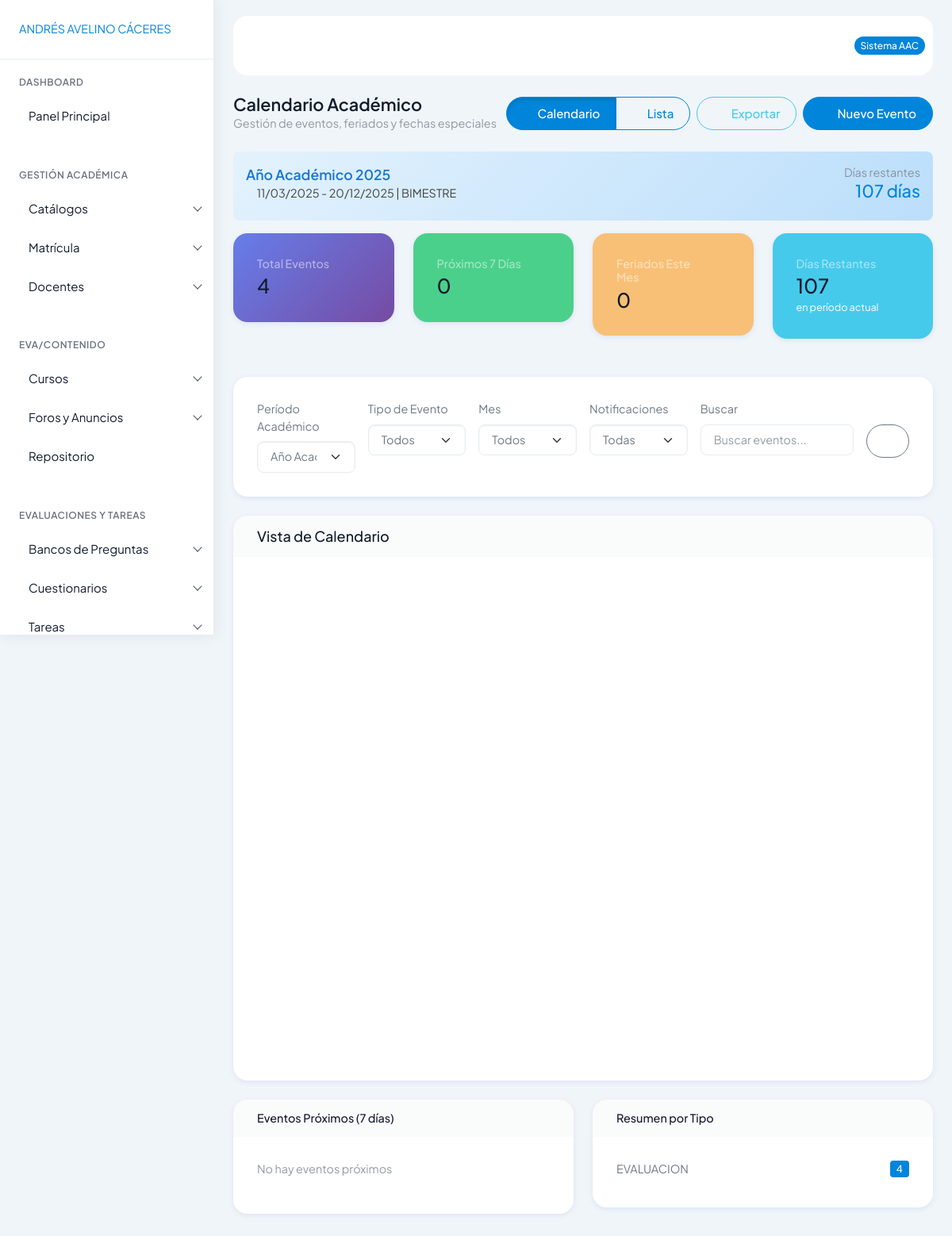
The app's page /Sistemas/calendario.php with its own data.
### tables this page shows
CREATE TABLE `periodos_academicos` (
  `id` int NOT NULL,
  `nombre` varchar(100) NOT NULL,
  `anio` int NOT NULL,
  `fecha_inicio` date NOT NULL,
  `fecha_fin` date NOT NULL,
  `tipo_periodo` enum('BIMESTRE','TRIMESTRE','SEMESTRE') DEFAULT 'BIMESTRE',
  `periodos_evaluacion` json DEFAULT NULL,
  `activo` tinyint(1) DEFAULT '1',
  `actual` tinyint(1) DEFAULT '0',
  `fecha_creacion` timestamp NULL DEFAULT CURRENT_TIMESTAMP
);

### Sistemas/calendario.php (the view, shortened to what the rows shown need)
<?php
require_once 'conexion/bd.php';
try {
    $stmt_periodo_actual = $conexion->prepare("SELECT * FROM periodos_academicos WHERE activo = 1 AND actual = 1 LIMIT 1");
    $stmt_periodo_actual->execute();
    $periodo_actual = $stmt_periodo_actual->fetch(PDO::FETCH_ASSOC);
} catch (PDOException $e) {
    $periodo_actual = null;
    $error_periodo = "Error al cargar período actual: " . $e->getMessage();
}
try {
    $stmt_periodos = $conexion->prepare("SELECT * FROM periodos_academicos WHERE activo = 1 ORDER BY anio DESC, fecha_inicio DESC");
    $stmt_periodos->execute();
    $periodos = $stmt_periodos->fetchAll(PDO::FETCH_ASSOC);
} catch (PDOException $e) {
    $periodos = [];
}
$dias_restantes = 0;
if ($periodo_actual) {
    $hoy = strtotime('today');
    $fin_periodo = strtotime($periodo_actual['fecha_fin']);
    if ($fin_periodo > $hoy) {
        $dias_restantes = ceil(($fin_periodo - $hoy) / (60 * 60 * 24));
    }
}
?>
<!doctype html>
<html lang="es">
<head>
    <link rel="stylesheet" href="../assets/css/styles.min.css" />
    <link rel="stylesheet" href="https://cdn.datatables.net/1.13.7/css/dataTables.bootstrap5.min.css" />
    <link rel="stylesheet" href="https://cdn.jsdelivr.net/npm/fullcalendar@6.1.8/index.global.min.css" />
</head>
<body>
    <div class="page-wrapper" id="main-wrapper" data-layout="vertical" data-navbarbg="skin6" data-sidebartype="full"
        data-sidebar-position="fixed" data-header-position="fixed">
        <div class="body-wrapper" style="top: 20px;">
            <div class="container-fluid">
                <?php if ($periodo_actual): ?>
                <div class="periodo-info">
                    <div class="row">
                        <div class="col-md-8">
                            <div class="periodo-nombre"><?= htmlspecialchars($periodo_actual['nombre']) ?></div>
                            <div class="periodo-fechas">
                                <i class="ti ti-calendar"></i>
                                <?= date('d/m/Y', strtotime($periodo_actual['fecha_inicio'])) ?> -
                                <?= date('d/m/Y', strtotime($periodo_actual['fecha_fin'])) ?>
                                | <?= $periodo_actual['tipo_periodo'] ?>
                            </div>
                        </div>
                        <div class="col-md-4 text-end">
                            <div class="text-muted">Días restantes</div>
                            <div class="h4 text-primary"><?= $dias_restantes ?> días</div>
                        </div>
                    </div>
                </div>
                <?php endif; ?>
                <div class="row mb-4">
                    <div class="col-md-3">
                        <div class="card bg-info text-white">
                            <div class="card-body">
                                <div class="d-flex align-items-center">
                                    <div class="flex-grow-1">
                                        <h6 class="text-white-50 mb-1">Días Restantes</h6>
                                        <h3 class="mb-0"><?= $dias_restantes ?></h3>
                                        <small>en período actual</small>
                                    </div>
                                </div>
                            </div>
                        </div>
                    </div>
                </div>
            </div>
        </div>
    </div>
</body>
</html>

### records on screen
periodos_academicos: nombre "Año Académico 2025", fecha_inicio "11/03/2025", fecha_fin "20/12/2025", tipo_periodo "BIMESTRE", fecha_fin "107"

### other values on screen
$total_eventos "4"
$eventos_proximos "0"
$feriados_mes "0"
str_replace('_', ' ', $tipo) "EVALUACION"
$count "4"
form field value "Año Académico 2025"
